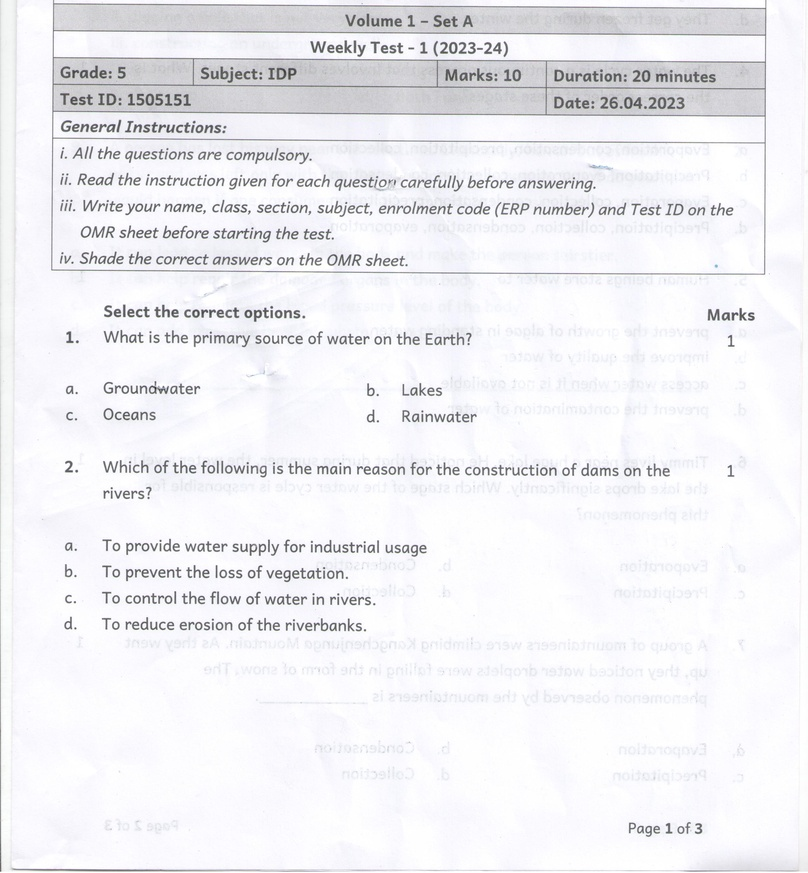
#> input picture input_images/4_ThresholdingImage.jpg, 808 x 873 px, shrunk from 2550 x 2756 before the run, found by its file name
$ python thresholding.py 3
#> lines starting #> are read from the running program, lines starting #| are printed output that depends on the picture
import cv2
import numpy as np
import sys

# Read the input image
image = cv2.imread("input_images/4_ThresholdingImage.jpg", 0)
#> image: shape (873, 808); min 33, max 255, mean 240.4

# Check if the image was successfully loaded
if image is None:
    print("Unable to load the image.")
    sys.exit()

# Get the thresholding level from command line argument
threshold_level = int(sys.argv[1])

# Apply different thresholding algorithms
ret, thresh_binary = cv2.threshold(image, threshold_level, 255, cv2.THRESH_BINARY)
#> thresh_binary: shape (873, 808); every value is 255
#> ret = 3
ret, thresh_binary_inv = cv2.threshold(image, threshold_level, 255, cv2.THRESH_BINARY_INV)
#> thresh_binary_inv: shape (873, 808); every value is 0
ret, thresh_trunc = cv2.threshold(image, threshold_level, 255, cv2.THRESH_TRUNC)
#> thresh_trunc: shape (873, 808); every value is 3
ret, thresh_tozero = cv2.threshold(image, threshold_level, 255, cv2.THRESH_TOZERO)
ret, thresh_tozero_inv = cv2.threshold(image, threshold_level, 255, cv2.THRESH_TOZERO_INV)
ret, thresh_otsu = cv2.threshold(image, 0, 255, cv2.THRESH_BINARY + cv2.THRESH_OTSU)
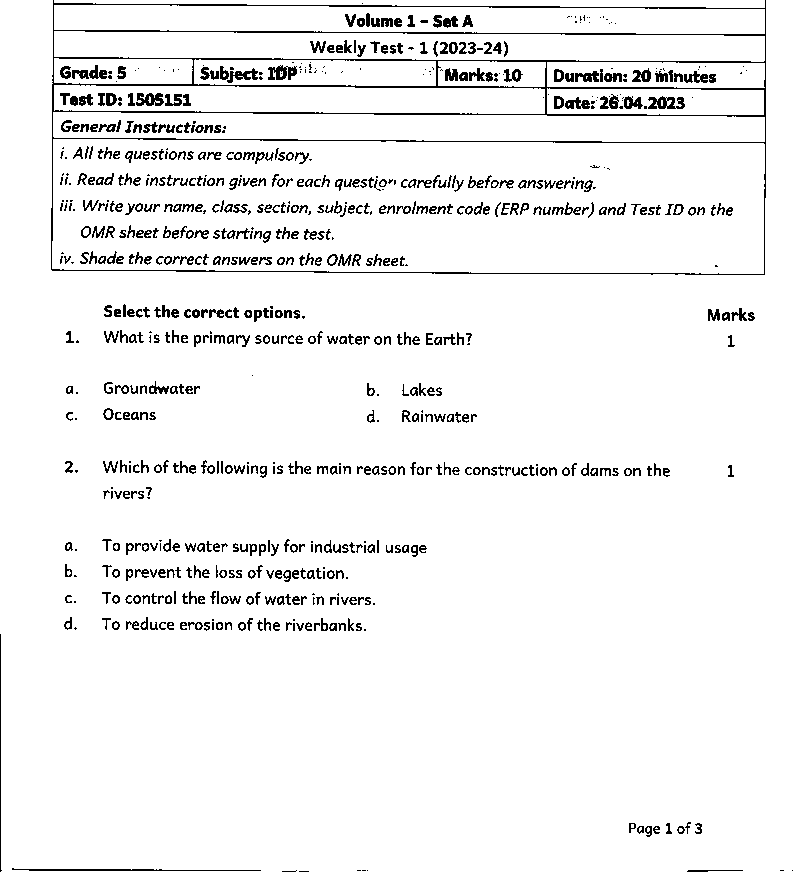
#> thresh_otsu: shape (873, 808); 94.9% white; black in thin lines or dots
#> ret = 192

stacked_results = np.hstack((thresh_binary, thresh_binary_inv, thresh_trunc, thresh_tozero, thresh_tozero_inv, thresh_otsu))
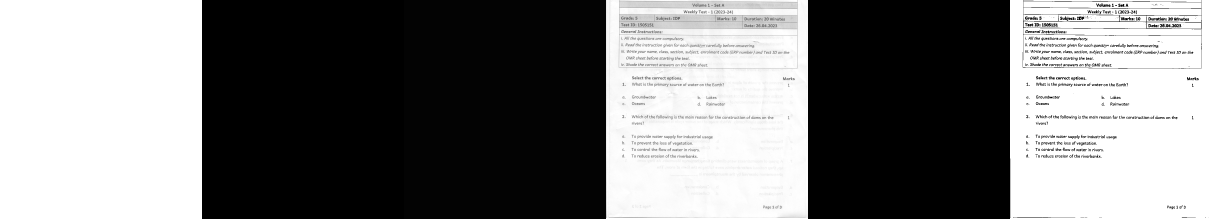
#> stacked_results: shape (873, 4848) (shown at 1/4 size); min 0, max 255, mean 123.4
# Create a window to display the thresholded images
cv2.namedWindow('Thresholding', cv2.WINDOW_NORMAL)
cv2.imshow('Thresholding', stacked_results)

# Wait for a key press and then close the window
cv2.waitKey(0)
cv2.destroyAllWindows()

cv2.imwrite("output_images/thresholding.jpg", stacked_results)
